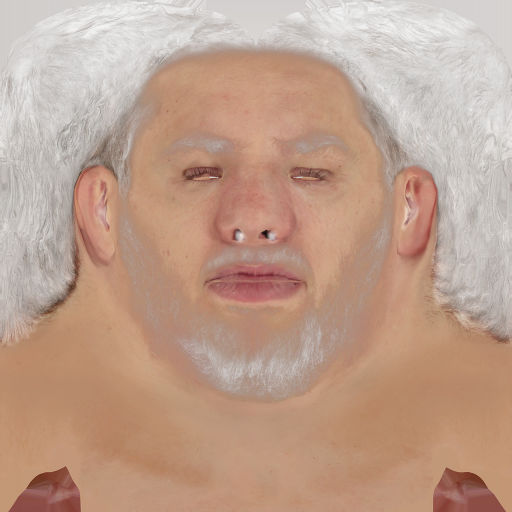
#> input picture face_color_o.b433750a27651fd3.png, 1024 x 1024 px, found by its file name (shown at 1/2 size)
$ python make_sakura_face.py
#> lines starting #> are read from the running program, lines starting #| are printed output that depends on the picture; after the words box and inside, x2 and y2 are one past the last pixel; in counts of white or black regions, pixels touching at a corner belong together
"""
春野樱 (Haruno Sakura) - 疾风传版本 脸部贴图生成器
基于NBA 2K面部贴图结构制作
"""
from PIL import Image, ImageDraw, ImageFilter
import numpy as np
import os

WORK = 'C:/Users/Administrator/Documents/sakura_mod_work'

# ─────────────────────────────────────────────
# 颜色定义 - 春野樱疾风传版
# ─────────────────────────────────────────────
SKIN_BASE     = (235, 200, 175, 255)   # 白皙肤色
SKIN_DARK     = (210, 170, 145, 255)   # 阴影部分
SKIN_LIGHT    = (248, 220, 200, 255)   # 高光部分
EYE_WHITE     = (245, 245, 250, 255)   # 眼白
EYE_IRIS      = (50,  140,  60, 255)   # 绿色虹膜
EYE_PUPIL     = (15,   20,  15, 255)   # 瞳孔
EYE_HIGHLIGHT = (255, 255, 255, 255)   # 眼睛高光
EYEBROW       = (180,  90,  90, 255)   # 眉毛（偏红棕）
EYELASH       = (30,   20,  20, 255)   # 睫毛
EYELID_LINE   = (80,   40,  40, 255)   # 眼线
LIP_BASE      = (220, 130, 120, 255)   # 嘴唇底色
LIP_DARK      = (190,  90,  80, 255)   # 嘴唇阴影
LIP_HIGHLIGHT = (240, 170, 160, 255)   # 嘴唇高光
NOSE_SHADOW   = (200, 160, 140, 255)   # 鼻子阴影
FOREHEAD_MARK = (180,  30,  30, 255)   # 额头红点（菱形标记）
CHEEK_BLUSH   = (245, 170, 160, 100)   # 脸颊腮红（半透明）

SIZE = 1024

def make_sakura_face():
    # 加载原始脸部贴图作为参考
    orig_path = os.path.join(WORK, 'face_color_o.b433750a27651fd3.png')
    orig = Image.open(orig_path).convert('RGBA')
#> orig is the input picture: PIL image 1024x1024 RGBA; mean R, G, B, A 140.6, 104.2, 83.2, 187.1
    orig_arr = np.array(orig, dtype=np.float32)

    # 创建新贴图
    img = Image.new('RGBA', (SIZE, SIZE), (0, 0, 0, 0))
#> img: PIL image 1024x1024 RGBA; every value is 0
    draw = ImageDraw.Draw(img)
    orig_np = np.array(orig)

    # ──────────────────────────────────────
    # 第1步：保留原始贴图的UV结构（遮罩区域）
    # 只修改有皮肤的区域（alpha > 30 的像素）
    # ──────────────────────────────────────
    skin_mask = orig_np[:, :, 3] > 30  # 有内容的区域
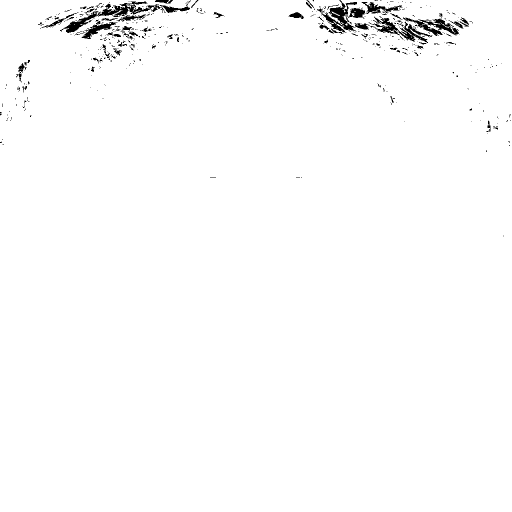
#> skin_mask: shape (1024, 1024) bool (shown at 1/2 size); 98.6% white; 530 black regions (454 under 20 px), largest, box (x1, y1, x2, y2) and area: (120, 3, 331, 66) 2388, (642, 0, 730, 65) 2078, (737, 33, 865, 86) 1630

    # 将原图复制为底层
    result = orig_np.copy().astype(np.float32)

    # ──────────────────────────────────────
    # 第2步：整体肤色调整 → 偏向白皙日系皮肤
    # 原始: R=170 G=113 B=100 → 目标: R=235 G=200 B=175
    # ──────────────────────────────────────
    # 计算颜色映射矩阵
    where = np.where(skin_mask)
#> where = 1033469 positions, rows 0 to 1023, columns 0 to 1023

    if len(where[0]) > 0:
        r_orig = result[where[0], where[1], 0]
        g_orig = result[where[0], where[1], 1]
        b_orig = result[where[0], where[1], 2]
        a_orig = result[where[0], where[1], 3]

        # 归一化后重新映射到樱的肤色范围
        r_norm = (r_orig / 255.0)
        g_norm = (g_orig / 255.0)
        b_norm = (b_orig / 255.0)

        # 亮度感知权重 (luminance)
        lum = 0.299 * r_norm + 0.587 * g_norm + 0.114 * b_norm

        # 将亮度映射到樱的肤色
        # 暗部 → SKIN_DARK, 中间 → SKIN_BASE, 亮部 → SKIN_LIGHT
        r_new = SKIN_DARK[0] + (SKIN_LIGHT[0] - SKIN_DARK[0]) * lum
        g_new = SKIN_DARK[1] + (SKIN_LIGHT[1] - SKIN_DARK[1]) * lum
        b_new = SKIN_DARK[2] + (SKIN_LIGHT[2] - SKIN_DARK[2]) * lum

        result[where[0], where[1], 0] = np.clip(r_new, 0, 255)
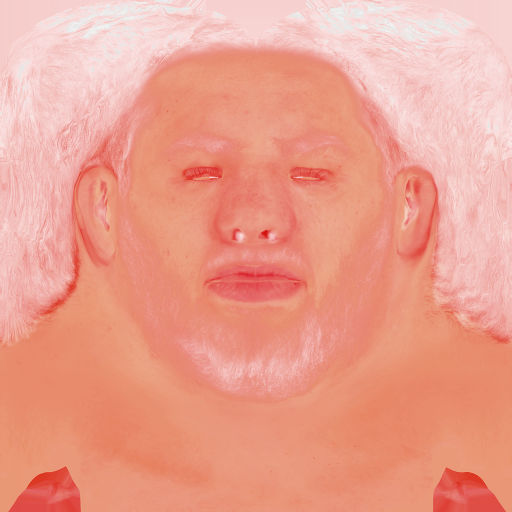
#> result: shape (1024, 1024, 4) float32 (shown at 1/2 size); mean R, G, B, A 225.5, 104.3, 83.3, 188.1; transparent parts drawn white
        result[where[0], where[1], 1] = np.clip(g_new, 0, 255)
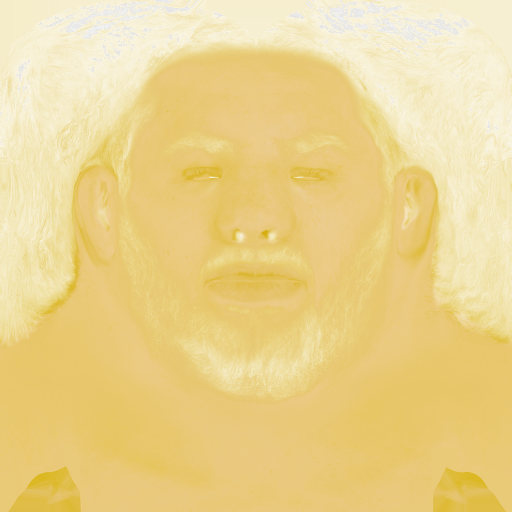
#> result: shape (1024, 1024, 4) float32 (shown at 1/2 size); mean R, G, B, A 225.5, 190, 83.3, 188.1; transparent parts drawn white
        result[where[0], where[1], 2] = np.clip(b_new, 0, 255)
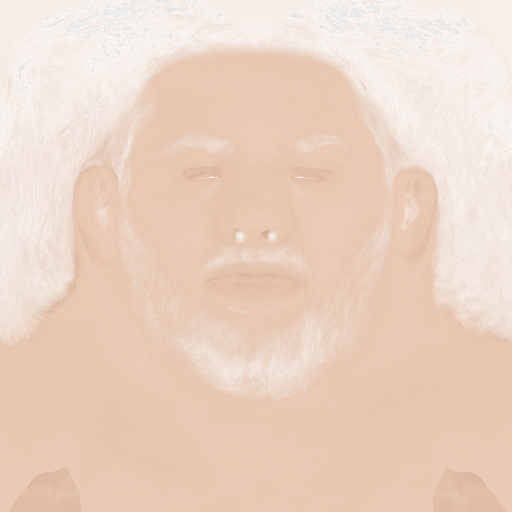
#> result: shape (1024, 1024, 4) float32 (shown at 1/2 size); mean R, G, B, A 225.5, 190, 166.7, 188.1; transparent parts drawn white
        # 保留原alpha
        result[where[0], where[1], 3] = a_orig

    result = result.astype(np.uint8)
    img = Image.fromarray(result, 'RGBA')
    draw = ImageDraw.Draw(img)

    # ──────────────────────────────────────
    # 第3步：绘制面部特征
    # NBA 2K的面部贴图UV布局：
    # 眼睛区域约在 y=320~440, 左眼x=300~450, 右眼x=560~710
    # 嘴部约在 y=600~700, x=380~640
    # 鼻子约在 y=430~580, x=440~580
    # 额头约在 y=100~280, x=380~640
    # ──────────────────────────────────────

    # 1. 左眼（从观察者角度，贴图中偏右）
    _draw_eye(draw, cx=620, cy=365, w=75, h=45, flip=False)
    # 2. 右眼
    _draw_eye(draw, cx=400, cy=365, w=75, h=45, flip=True)

    # 3. 眉毛
    _draw_eyebrow(draw, cx=620, cy=310, w=90, h=16, flip=False)
    _draw_eyebrow(draw, cx=400, cy=310, w=90, h=16, flip=True)

    # 4. 嘴唇
    _draw_lips(draw, cx=510, cy=645, w=110, h=50)

    # 5. 鼻子阴影（细微）
    _draw_nose(draw, cx=510, cy=500)

    # 6. 脸颊腮红
    _draw_blush(draw, cx=670, cy=440, r=60)
    _draw_blush(draw, cx=350, cy=440, r=60)

    # 7. 额头菱形红点（樱的标志性特征）
    _draw_forehead_mark(draw, cx=510, cy=210)

    # 轻微模糊使过渡自然
    img = img.filter(ImageFilter.GaussianBlur(radius=0.8))

    # 保存
    out = os.path.join(WORK, 'sakura_face_color.png')
    img.save(out, 'PNG')
    print('Saved face texture:', out)
    return out


def _draw_eye(draw, cx, cy, w, h, flip=False):
    """绘制樱的绿色眼睛"""
#> called with cx = 620, cy = 365, w = 75, h = 45, flip = False
    # 眼白
    draw.ellipse([cx-w//2, cy-h//2, cx+w//2, cy+h//2], fill=EYE_WHITE)

    # 绿色虹膜
    ir = int(h * 0.42)
    draw.ellipse([cx-ir, cy-ir, cx+ir, cy+ir], fill=EYE_IRIS)

    # 虹膜细节（渐变感 - 画多个小圆）
    inner_color = (70, 160, 75, 255)
    ir2 = int(ir * 0.7)
    draw.ellipse([cx-ir2, cy-ir2, cx+ir2, cy+ir2], fill=inner_color)

    # 瞳孔
    pr = int(ir * 0.45)
    draw.ellipse([cx-pr, cy-pr, cx+pr, cy+pr], fill=EYE_PUPIL)

    # 眼睛高光（两个小白点）
    hr1 = max(3, int(pr * 0.35))
    hr2 = max(2, int(pr * 0.2))
    hx_offset = int(pr * 0.3)
    draw.ellipse([cx-hx_offset-hr1, cy-int(pr*0.3)-hr1,
                  cx-hx_offset+hr1, cy-int(pr*0.3)+hr1], fill=EYE_HIGHLIGHT)
    draw.ellipse([cx+int(pr*0.4)-hr2, cy+int(pr*0.1)-hr2,
                  cx+int(pr*0.4)+hr2, cy+int(pr*0.1)+hr2], fill=EYE_HIGHLIGHT)

    # 上眼线（粗）
    for i in range(3):
        draw.arc([cx-w//2+i, cy-h//2+i, cx+w//2-i, cy+h//2-i],
                 start=200, end=340, fill=EYELASH, width=2)

    # 眼线加粗下眼线（细）
    draw.arc([cx-w//2+2, cy-h//2+2, cx+w//2-2, cy+h//2-2],
             start=20, end=160, fill=EYELID_LINE, width=1)


def _draw_eyebrow(draw, cx, cy, w, h, flip=False):
    """绘制细眉毛"""
#> called with cx = 620, cy = 310, w = 90, h = 16, flip = False
    # 樱的眉毛较细，略有弧度
    # 从左到右绘制弧形
    pts = []
    for i in range(w):
        x = cx - w//2 + i
        # 弧形：中间稍微高一点
        offset = int(h * 0.3 * (1 - (2*i/w - 1)**2))
        y = cy - offset
        pts.append((x, y))

    for t in range(h):
        for x, y in pts:
            draw.point((x, y + t), fill=EYEBROW)


def _draw_lips(draw, cx, cy, w, h):
    """绘制嘴唇"""
    # 下唇（较厚）
    lower_h = int(h * 0.6)
    draw.ellipse([cx-w//2, cy-lower_h//4, cx+w//2, cy+lower_h*3//4],
                 fill=LIP_BASE)

    # 上唇（M形）
    upper_h = int(h * 0.45)
    draw.ellipse([cx-w//2+5, cy-upper_h, cx+w//2-5, cy+upper_h//3],
                 fill=LIP_BASE)

    # 嘴唇中缝
    draw.line([(cx-w//2+10, cy), (cx+w//2-10, cy)],
              fill=LIP_DARK, width=2)

    # 嘴唇高光
    hw = int(w * 0.3)
    draw.ellipse([cx-hw//2, cy+5, cx+hw//2, cy+int(lower_h*0.4)],
                 fill=LIP_HIGHLIGHT)


def _draw_nose(draw, cx, cy):
    """绘制细微鼻子阴影"""
    # 鼻翼阴影（两个小圆点）
    nr = 12
    nose_shadow_soft = (NOSE_SHADOW[0], NOSE_SHADOW[1], NOSE_SHADOW[2], 80)
    draw.ellipse([cx-30-nr, cy-nr, cx-30+nr, cy+nr], fill=nose_shadow_soft)
    draw.ellipse([cx+30-nr, cy-nr, cx+30+nr, cy+nr], fill=nose_shadow_soft)
    # 鼻梁线
    draw.line([(cx, cy-40), (cx, cy)], fill=NOSE_SHADOW, width=2)


def _draw_blush(draw, cx, cy, r):
    """绘制脸颊腮红"""
#> called with cx = 670, cy = 440, r = 60
    # 半透明粉色椭圆
    blush = Image.new('RGBA', (SIZE, SIZE), (0, 0, 0, 0))
    bd = ImageDraw.Draw(blush)
    bd.ellipse([cx-r, cy-int(r*0.6), cx+r, cy+int(r*0.6)],
               fill=(255, 160, 150, 60))
    blush = blush.filter(ImageFilter.GaussianBlur(radius=r//3))
    # 合并
    # We need to paste this onto img - handled in main by returning


def _draw_forehead_mark(draw, cx, cy):
    """绘制春野樱额头的菱形红点"""
    # 樱的标志性菱形/圆形红点
    r = 14
    # 主体
    draw.ellipse([cx-r, cy-r, cx+r, cy+r], fill=FOREHEAD_MARK)
    # 高光
    draw.ellipse([cx-r//3, cy-r//2, cx+r//4, cy-r//5],
                 fill=(220, 80, 80, 200))


if __name__ == '__main__':
    make_sakura_face()
    print('Face texture created!')

$ run again, with face_260001_0_0_normal.png copied over face_color_o.b433750a27651fd3.png
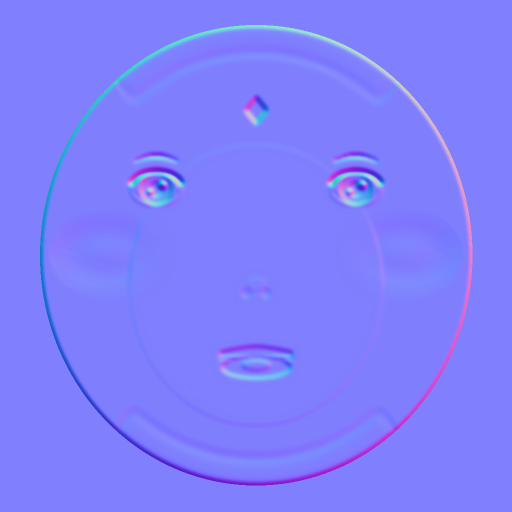
#> input picture face_260001_0_0_normal.png, 1024 x 1024 px, found by its file name (shown at 1/2 size)
#> skin_mask: shape (1024, 1024) bool; every value is 1
#> where = 1048576 positions, rows 0 to 1023, columns 0 to 1023
#> in make_sakura_face, `result[where[0], where[1], 1] = np.clip(g_new, 0, 255)`:
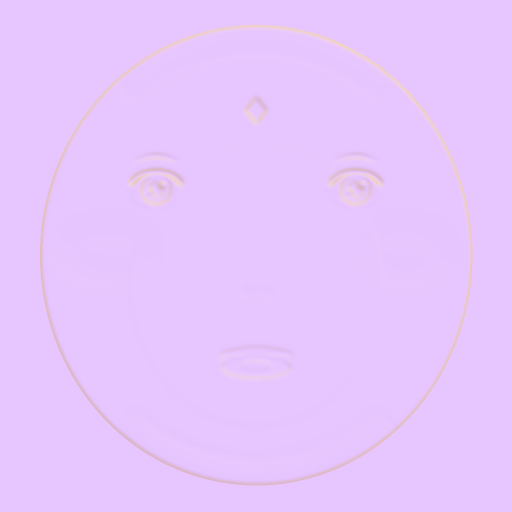
#> result: shape (1024, 1024, 4) float32 (shown at 1/2 size); mean R, G, B, A 228.5, 196.3, 254.6, 255.9
#> in make_sakura_face, `result[where[0], where[1], 2] = np.clip(b_new, 0, 255)`:
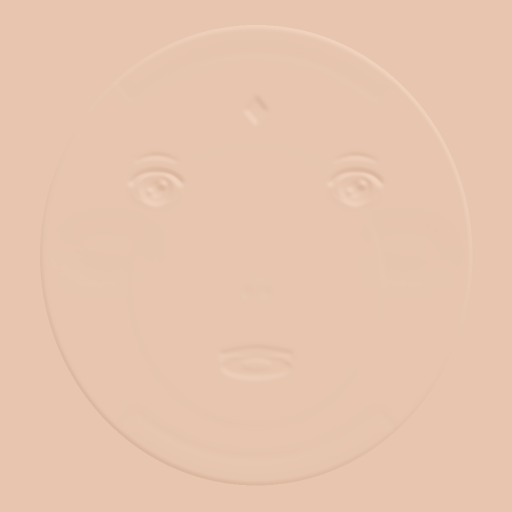
#> result: shape (1024, 1024, 4) float32 (shown at 1/2 size); mean R, G, B, A 228.5, 196.3, 175.9, 255.9
